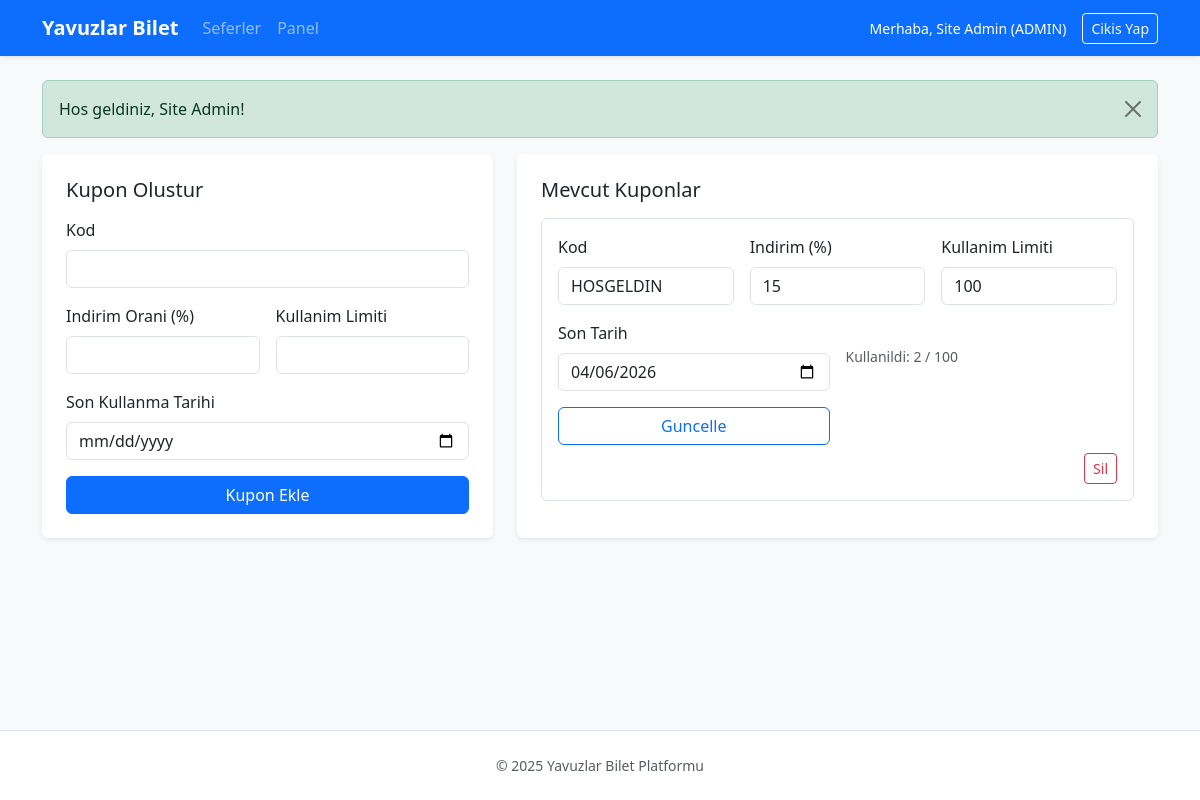
/admin_coupons.php (signed in), run on the app's committed database.
### tables this page shows
CREATE TABLE coupons (
            id TEXT PRIMARY KEY,
            code TEXT NOT NULL UNIQUE,
            discount REAL NOT NULL,
            usage_limit INTEGER NOT NULL,
            expire_date TEXT,
            created_at TEXT NOT NULL DEFAULT CURRENT_TIMESTAMP
        );

### includes/config.php (called while the page is built, shortened)
<?php
function db(): PDO
{
    static $pdo = null;
    if ($pdo === null) {
        $pdo = new PDO('sqlite:' . DB_PATH);
        $pdo->setAttribute(PDO::ATTR_ERRMODE, PDO::ERRMODE_EXCEPTION);
        $pdo->exec('PRAGMA foreign_keys = ON');
    }
    return $pdo;
}
function sanitize(string $value): string
{
    return htmlspecialchars($value, ENT_QUOTES, 'UTF-8');
}
?>

### includes/helpers.php (called while the page is built, shortened)
<?php
require_once __DIR__ . '/config.php';
function coupon_usage_count(string $couponId): int
{
    $stmt = db()->prepare('SELECT COUNT(*) FROM user_coupons WHERE coupon_id = :coupon');
    $stmt->execute([':coupon' => $couponId]);
    return (int)$stmt->fetchColumn();
}
?>

### admin_coupons.php (the view, shortened to what this page needs)
<?php
require_once __DIR__ . '/includes/helpers.php';
$pdo = db();
$coupons = $pdo->query('SELECT * FROM coupons ORDER BY created_at DESC')->fetchAll(PDO::FETCH_ASSOC);
require __DIR__ . '/includes/header.php';
?>
<section class="row g-4 mb-4">
    <div class="col-lg-5">
        <div class="card border-0 shadow-sm card-lift h-100">
            <div class="card-body p-4">
                <h2 class="h5 mb-3">Kupon Olustur</h2>
                <form method="post" class="row g-3">
                    <div class="col-12">
                        <label class="form-label">Kod</label>
                        <input class="form-control" type="text" name="code" maxlength="32" required>
                    </div>
                    <div class="col-md-6">
                        <label class="form-label">Indirim Orani (%)</label>
                        <input class="form-control" type="number" name="discount_percent" min="1" max="100" required>
                    </div>
                    <div class="col-md-6">
                        <label class="form-label">Kullanim Limiti</label>
                        <input class="form-control" type="number" name="usage_limit" min="1" required>
                    </div>
                    <div class="col-12">
                        <label class="form-label">Son Kullanma Tarihi</label>
                        <input class="form-control" type="date" name="expires_at">
                    </div>
                    <div class="col-12 d-grid">
                        <button class="btn btn-primary" type="submit">Kupon Ekle</button>
                    </div>
                </form>
            </div>
        </div>
    </div>
    <div class="col-lg-7">
        <div class="card border-0 shadow-sm card-lift h-100">
            <div class="card-body p-4">
                <h2 class="h5 mb-3">Mevcut Kuponlar</h2>
                <?php if (!$coupons): ?>
                    <div class="alert alert-info mb-0" role="alert">Kupon kaydi bulunmuyor.</div>
                <?php else: ?>
                    <div class="d-grid gap-3">
                        <?php foreach ($coupons as $coupon): ?>
                            <?php $used = coupon_usage_count($coupon['id']); ?>
                            <div class="border rounded p-3">
                                <form method="post" class="row g-3">
                                    <div class="col-md-4">
                                        <label class="form-label">Kod</label>
                                        <input class="form-control" type="text" name="code" value="<?php echo sanitize($coupon['code']); ?>" maxlength="32" required>
                                    </div>
                                    <div class="col-md-4">
                                        <label class="form-label">Indirim (%)</label>
                                        <input class="form-control" type="number" name="discount_percent" value="<?php echo (float)$coupon['discount']; ?>" min="1" max="100" required>
                                    </div>
                                    <div class="col-md-4">
                                        <label class="form-label">Kullanim Limiti</label>
                                        <input class="form-control" type="number" name="usage_limit" value="<?php echo (int)$coupon['usage_limit']; ?>" min="1" required>
                                    </div>
                                    <div class="col-md-6">
                                        <label class="form-label">Son Tarih</label>
                                        <input class="form-control" type="date" name="expires_at" value="<?php echo $coupon['expire_date'] ? sanitize(substr($coupon['expire_date'], 0, 10)) : ''; ?>">
                                    </div>
                                    <div class="col-md-6 text-muted small d-flex flex-column justify-content-center">
                                        <span>Kullanildi: <?php echo $used; ?> / <?php echo (int)$coupon['usage_limit']; ?></span>
                                    </div>
                                    <div class="col-md-6 d-grid">
                                        <button class="btn btn-outline-primary" type="submit">Guncelle</button>
                                    </div>
                                </form>
                                <form method="post" action="admin_coupons.php" class="mt-2 text-end" onsubmit="return confirm('Kuponu silmek istediginize emin misiniz?');">
                                    <button class="btn btn-outline-danger btn-sm" type="submit">Sil</button>
                                </form>
                            </div>
                        <?php endforeach; ?>
                    </div>
                <?php endif; ?>
            </div>
        </div>
    </div>
</section>
<?php require __DIR__ . '/includes/footer.php'; ?>

### assets/style.css (style rules this page uses)
body { font-family: "Segoe UI", Tahoma, sans-serif; }
.card-lift { transition: transform 0.15s ease, box-shadow 0.15s ease; }

### data on the page
coupons: code "HOSGELDIN", discount_percent "15", usage_limit "100", expires_at "04/06/2026", used "2"

### other printed values
$user['name'] "Site Admin"
$user['role'] "ADMIN"
$message "Hos geldiniz, Site Admin!"
